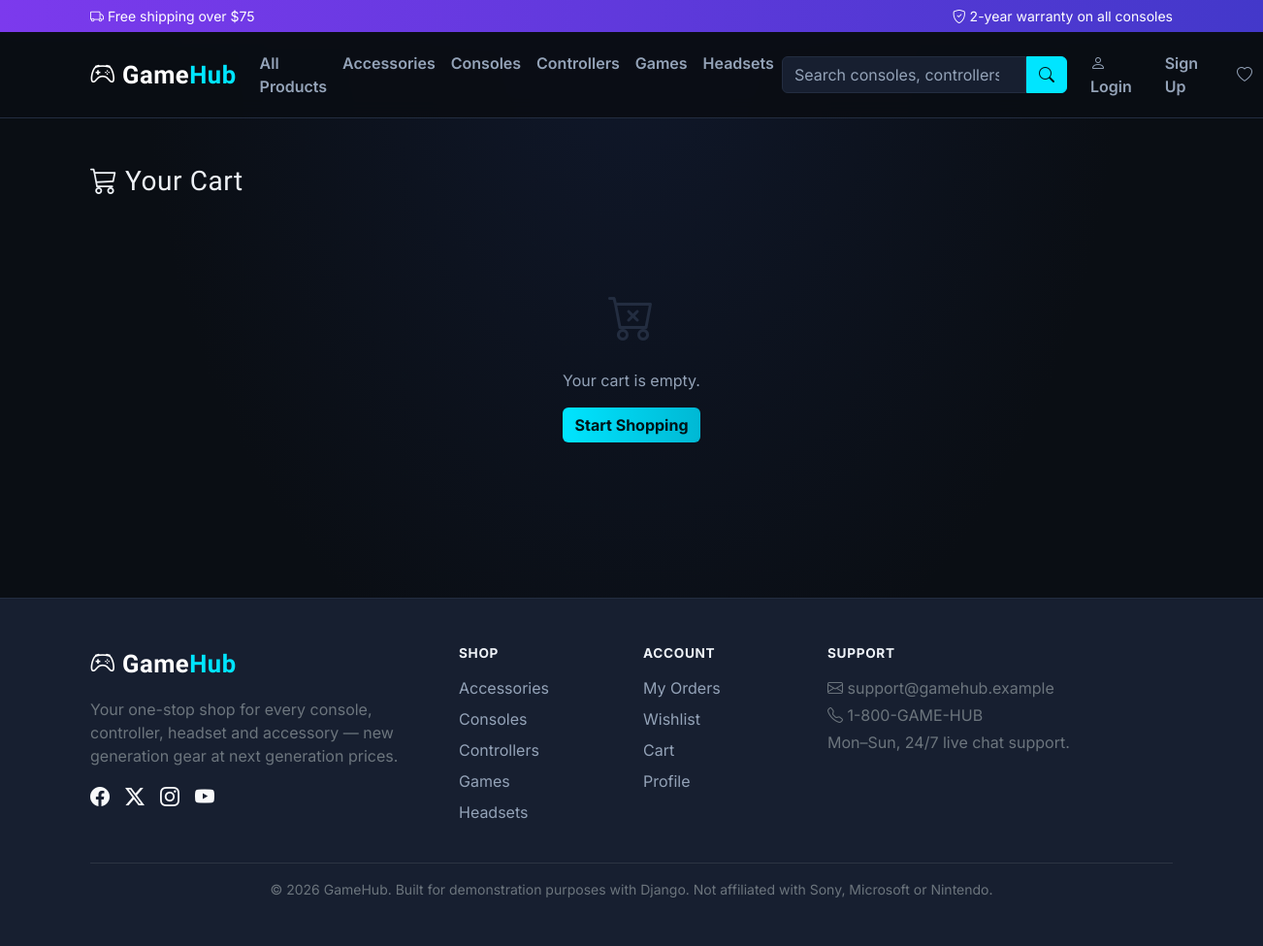
Page /cart/ on the committed database.
### store/models.py (models this page shows, shortened)
class Category(models.Model):
    name = models.CharField(max_length=100, unique=True)
    slug = models.SlugField(max_length=120, unique=True, blank=True)
    description = models.TextField(blank=True)
    icon = models.CharField(max_length=50, blank=True, help_text="Bootstrap icon class, e.g. bi-controller")
    class Meta:
        verbose_name_plural = 'Categories'
        ordering = ['name']

### store/views.py (the view)
# urls.py: path('cart/', views.cart_detail, name='cart_detail'),
def cart_detail(request):
    cart = get_cart(request, create=False)
    return render(request, 'store/cart.html', {'cart': cart})

### store/cart.py (called while the page is built)
def get_cart(request, create=True):
    if request.user.is_authenticated:
        cart = getattr(request.user, 'cart', None)
        if cart is None and create:
            cart = Cart.objects.create(user=request.user)
        return cart
    if not request.session.session_key:
        if not create:
            return None
        request.session.create()
    session_key = request.session.session_key
    cart = Cart.objects.filter(session_key=session_key, user__isnull=True).first()
    if cart is None and create:
        cart = Cart.objects.create(session_key=session_key)
    return cart

### store/context_processors.py (called while the page is built)
def cart_context(request):
    cart = get_cart(request, create=False)
    count = cart.total_items if cart else 0
    wishlist_ids = []
    if request.user.is_authenticated:
        wishlist_ids = list(Wishlist.objects.filter(user=request.user).values_list('product_id', flat=True))
    return {
        'nav_cart_count': count,
        'nav_categories': Category.objects.all(),
        'user_wishlist_ids': wishlist_ids,
    }

### templates/store/cart.html (shortened to what this page needs)
{% extends "base.html" %}
{% block content %}
<div class="container py-5">
    <h1 class="h3 mb-4"><i class="bi bi-cart3"></i> Your Cart</h1>
    {% if cart and cart.items.all %}
    <div class="row g-4">
        <div class="col-lg-8">
            <div class="table-responsive panel">
                <table class="table table-dark-custom align-middle mb-0">
                    <thead>
                        <tr>
                            <th>Product</th>
                            <th>Price</th>
                            <th>Quantity</th>
                            <th>Total</th>
                            <th></th>
                        </tr>
                    </thead>
                    <tbody>
                        {% for item in cart.items.all %}
                        <tr>
                            <td>
                                <div class="d-flex align-items-center gap-3">
                                    <div class="product-thumb-wrap rounded-3" style="width:64px;height:64px;">
                                        {% if item.product.image %}<img src="{{ item.product.image.url }}" alt="{{ item.product.name }}">{% else %}<i class="bi bi-controller"></i>{% endif %}
                                    </div>
                                    <div>
                                        <a href="{{ item.product.get_absolute_url }}" class="product-name">{{ item.product.name }}</a>
                                        <div class="text-secondary small">{{ item.product.brand.name }}</div>
                                    </div>
                                </div>
                            </td>
                            <td>${{ item.product.discounted_price }}</td>
                            <td>
                                <form action="{% url 'store:cart_update' item.id %}" method="post" class="d-flex gap-2">
                                    {% csrf_token %}
                                    <input type="number" name="quantity" value="{{ item.quantity }}" min="1" max="{{ item.product.stock }}" class="form-control form-control-sm qty-input">
                                    <button type="submit" class="btn btn-sm btn-outline-accent">Update</button>
                                </form>
                            </td>
                            <td class="fw-bold">${{ item.line_total }}</td>
                            <td>
                                <form action="{% url 'store:cart_remove' item.id %}" method="post">
                                    {% csrf_token %}
                                    <button type="submit" class="btn btn-sm btn-outline-danger"><i class="bi bi-trash"></i></button>
                                </form>
                            </td>
                        </tr>
                        {% endfor %}
                    </tbody>
                </table>
            </div>
            <a href="{% url 'store:product_list' %}" class="btn btn-outline-accent mt-3"><i class="bi bi-arrow-left"></i> Continue Shopping</a>
        </div>
        <div class="col-lg-4">
            <div class="panel">
                <h5 class="mb-3">Order Summary</h5>
                <div class="d-flex justify-content-between mb-2">
                    <span class="text-secondary">Items ({{ cart.total_items }})</span>
                    <span>${{ cart.subtotal }}</span>
                </div>
                <div class="d-flex justify-content-between mb-2">
                    <span class="text-secondary">Shipping</span>
                    <span>{% if cart.subtotal >= 75 %}Free{% else %}$9.99{% endif %}</span>
                </div>
                <hr class="border-secondary">
                <div class="d-flex justify-content-between mb-3 fs-5 fw-bold">
                    <span>Total</span>
                    <span>${{ cart.subtotal }}</span>
                </div>
                <a href="{% url 'store:checkout' %}" class="btn btn-accent w-100">Proceed to Checkout <i class="bi bi-arrow-right"></i></a>
            </div>
        </div>
    </div>
    {% else %}
    <div class="empty-state">
        <i class="bi bi-cart-x"></i>
        <p>Your cart is empty.</p>
        <a href="{% url 'store:product_list' %}" class="btn btn-accent">Start Shopping</a>
    </div>
    {% endif %}
</div>
{% endblock %}

### templates/base.html (shortened to what this page needs)
{% load static %}
<!DOCTYPE html>
<html lang="en" data-bs-theme="dark">
<head>
    <link href="https://cdn.jsdelivr.net/npm/bootstrap@5.3.3/dist/css/bootstrap.min.css" rel="stylesheet">
    <link rel="stylesheet" href="https://cdn.jsdelivr.net/npm/bootstrap-icons@1.11.3/font/bootstrap-icons.css">
    <link rel="stylesheet" href="{% static 'css/style.css' %}">
</head>
<body>
<header class="site-header sticky-top">
    <div class="topbar">
        <div class="container d-flex justify-content-between align-items-center small">
            <span><i class="bi bi-truck"></i> Free shipping over $75</span>
            <span class="d-none d-md-inline"><i class="bi bi-shield-check"></i> 2-year warranty on all consoles</span>
        </div>
    </div>
    <nav class="navbar navbar-expand-lg navbar-dark main-nav">
        <div class="container">
            <a class="navbar-brand brand-logo" href="{% url 'store:home' %}">
                <i class="bi bi-controller"></i> Game<span class="accent">Hub</span>
            </a>
            <div class="collapse navbar-collapse" id="mainNav">
                <ul class="navbar-nav me-auto mb-2 mb-lg-0">
                    <li class="nav-item"><a class="nav-link" href="{% url 'store:product_list' %}">All Products</a></li>
                    {% for cat in nav_categories %}
                    <li class="nav-item"><a class="nav-link" href="{% url 'store:product_list_by_category' cat.slug %}">{{ cat.name }}</a></li>
                    {% endfor %}
                </ul>
                <form class="d-flex search-form me-3" role="search" action="{% url 'store:product_list' %}" method="get">
                    <input class="form-control" type="search" name="q" placeholder="Search consoles, controllers, headsets..." value="{{ query|default:'' }}">
                    <button class="btn btn-search" type="submit"><i class="bi bi-search"></i></button>
                </form>
                <ul class="navbar-nav align-items-lg-center gap-lg-2">
                    {% if user.is_authenticated %}
                    <li class="nav-item dropdown">
                        <a class="nav-link dropdown-toggle" href="#" role="button" data-bs-toggle="dropdown">
                            <i class="bi bi-person-circle"></i> {{ user.first_name|default:user.username }}
                        </a>
                        <ul class="dropdown-menu dropdown-menu-end">
                            <li><a class="dropdown-item" href="{% url 'store:profile' %}"><i class="bi bi-person"></i> Profile</a></li>
                            <li><a class="dropdown-item" href="{% url 'store:order_history' %}"><i class="bi bi-bag-check"></i> My Orders</a></li>
                            <li><a class="dropdown-item" href="{% url 'store:wishlist_detail' %}"><i class="bi bi-heart"></i> Wishlist</a></li>
                            {% if user.is_staff %}
                            <li><a class="dropdown-item" href="{% url 'admin:index' %}"><i class="bi bi-speedometer2"></i> Admin Dashboard</a></li>
                            {% endif %}
                            <li><hr class="dropdown-divider"></li>
                            <li>
                                <form action="{% url 'store:logout' %}" method="post" class="px-3">
                                    {% csrf_token %}
                                    <button type="submit" class="dropdown-item p-0 border-0 bg-transparent"><i class="bi bi-box-arrow-right"></i> Logout</button>
                                </form>
                            </li>
                        </ul>
                    </li>
                    {% else %}
                    <li class="nav-item"><a class="nav-link" href="{% url 'store:login' %}"><i class="bi bi-person"></i> Login</a></li>
                    <li class="nav-item"><a class="nav-link" href="{% url 'store:signup' %}">Sign Up</a></li>
                    {% endif %}
                    <li class="nav-item"><a class="nav-link" href="{% url 'store:wishlist_detail' %}"><i class="bi bi-heart"></i></a></li>
                </ul>
            </div>
        </div>
    </nav>
</header>
<main>
    {% block content %}{% endblock %}
</main>
<footer class="site-footer mt-5">
    <div class="container py-5">
        <div class="row g-4">
            <div class="col-lg-4">
                <a class="navbar-brand brand-logo" href="{% url 'store:home' %}"><i class="bi bi-controller"></i> Game<span class="accent">Hub</span></a>
                <p class="text-secondary mt-3">Your one-stop shop for every console, controller, headset and accessory — new generation gear at next generation prices.</p>
                <div class="d-flex gap-3 fs-5">
                    <a href="#" class="text-light"><i class="bi bi-facebook"></i></a>
                    <a href="#" class="text-light"><i class="bi bi-twitter-x"></i></a>
                    <a href="#" class="text-light"><i class="bi bi-instagram"></i></a>
                    <a href="#" class="text-light"><i class="bi bi-youtube"></i></a>
                </div>
            </div>
            <div class="col-6 col-lg-2">
                <h6 class="footer-heading">Shop</h6>
                <ul class="list-unstyled footer-links">
                    {% for cat in nav_categories %}
                    <li><a href="{% url 'store:product_list_by_category' cat.slug %}">{{ cat.name }}</a></li>
                    {% endfor %}
                </ul>
            </div>
            <div class="col-6 col-lg-2">
                <h6 class="footer-heading">Account</h6>
                <ul class="list-unstyled footer-links">
                    <li><a href="{% url 'store:order_history' %}">My Orders</a></li>
                    <li><a href="{% url 'store:wishlist_detail' %}">Wishlist</a></li>
                    <li><a href="{% url 'store:cart_detail' %}">Cart</a></li>
                    <li><a href="{% url 'store:profile' %}">Profile</a></li>
                </ul>
            </div>
            <div class="col-lg-4">
                <h6 class="footer-heading">Support</h6>
                <p class="text-secondary mb-1"><i class="bi bi-envelope"></i> support@gamehub.example</p>
                <p class="text-secondary mb-1"><i class="bi bi-telephone"></i> 1-800-GAME-HUB</p>
                <p class="text-secondary">Mon–Sun, 24/7 live chat support.</p>
            </div>
        </div>
        <hr class="border-secondary mt-4">
        <p class="text-center text-secondary small mb-0">&copy; {% now "Y" %} GameHub. Built for demonstration purposes with Django. Not affiliated with Sony, Microsoft or Nintendo.</p>
    </div>
</footer>
</body>
</html>

### static/css/style.css (style rules this page uses)
:root { --bg-deep: #0a0e14; --bg-panel: #121826; --bg-panel-2: #171f30; --accent: #00e5ff; --accent-2: #7c3aed; --accent-warm: #ff5f6d; --text-primary: #eef2f7; --text-secondary: #94a3b8; --border-soft: #232d40; }
* { box-sizing: border-box; }
body { background: radial-gradient(ellipse at top, #10182b 0%, var(--bg-deep) 55%); color: var(--text-primary); font-family: 'Inter', system-ui, sans-serif; min-height: 100vh; }
h1, h2, h3, h4, h5, .brand-logo, .display-heading { font-family: 'Rajdhani', 'Inter', sans-serif; font-weight: 700; letter-spacing: .02em; }
a { text-decoration: none; }
.accent { color: var(--accent); }
.topbar { background: linear-gradient(90deg, var(--accent-2), #4338ca); color: #fff; padding: 6px 0; }
.main-nav { background: rgba(10, 14, 20, 0.92); backdrop-filter: blur(10px); border-bottom: 1px solid var(--border-soft); padding: .75rem 0; }
.brand-logo { font-size: 1.6rem; color: #fff !important; }
.nav-link { color: var(--text-secondary) !important; font-weight: 600; }
.search-form { width: 320px; max-width: 40vw; }
.search-form .form-control { background: var(--bg-panel); border: 1px solid var(--border-soft); color: var(--text-primary); border-radius: 6px 0 0 6px; }
.btn-search { background: var(--accent); color: #001417; border-radius: 0 6px 6px 0; border: 1px solid var(--accent); }
.btn-primary, .btn-accent { background: linear-gradient(90deg, var(--accent), #00b8d4); border: none; color: #001417; font-weight: 700; }
.footer-heading { color: var(--text-primary); font-weight: 700; margin-bottom: 1rem; text-transform: uppercase; font-size: .85rem; letter-spacing: .05em; }
.footer-links li { margin-bottom: .5rem; }
.footer-links a { color: var(--text-secondary); }
.site-footer { background: var(--bg-panel-2); border-top: 1px solid var(--border-soft); }
.form-control, .form-select { background: var(--bg-panel-2) !important; border: 1px solid var(--border-soft) !important; color: var(--text-primary) !important; }
.form-control::placeholder { color: var(--text-secondary); }
.empty-state { padding: 4rem 1rem; text-align: center; color: var(--text-secondary); }
.empty-state i { font-size: 3rem; color: var(--border-soft); margin-bottom: 1rem; display: block; }

### rows in the picture
Category: name "Accessories"
Category: name "Consoles"
Category: name "Controllers"
Category: name "Games"
Category: name "Headsets"
